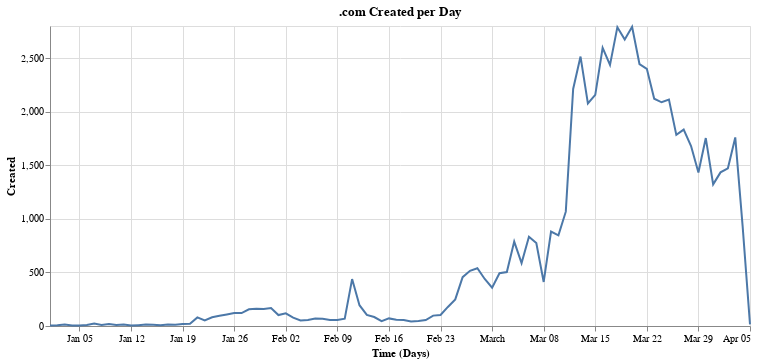

Write notebook code for a chart like this one.
### Markdown cell above
Just over half the doains are .com, which is managed by Verisign. Does the .com registration curve look similar to the overall trend?

### Code cell
com = df[df.tld == 'com'].groupby('created').count()
alt.Chart(com.reset_index(), width=700, title=".com Created per Day").mark_line().encode(
    alt.X("created:T", title="Time (Days)"),
    alt.Y('domain:Q', title="Created")
)

### Figure 1 — Vega-Lite specification as saved in the notebook (floating-point values rounded to 4 significant figures)
{"config": {"view": {"continuousWidth": 400, "continuousHeight": 300}}, "data": {"name": "data-45ce951ccb576854e7df3dc14eac8bb8"}, "mark": "line", "encoding": {"x": {"type": "temporal", "field": "created", "title": "Time (Days)"}, "y": {"type": "quantitative", "field": "domain", "title": "Created"}}, "title": ".com Created per Day", "width": 700, "$schema": "https://vega.github.io/schema/vega-lite/v4.8.1.json", "datasets": {"data-45ce951ccb576854e7df3dc14eac8bb8": [{"created": "2020-01-01T00:00:00", "domain": 4, "risk": 4, "tld": 4}, {"created": "2020-01-02T00:00:00", "domain": 7, "risk": 7, "tld": 7}, {"created": "2020-01-03T00:00:00", "domain": 15, "risk": 15, "tld": 15}, {"created": "2020-01-04T00:00:00", "domain": 5, "risk": 5, "tld": 5}, {"created": "2020-01-05T00:00:00", "domain": 5, "risk": 5, "tld": 5}, {"created": "2020-01-06T00:00:00", "domain": 9, "risk": 9, "tld": 9}, {"created": "2020-01-07T00:00:00", "domain": 23, "risk": 23, "tld": 23}, {"created": "2020-01-08T00:00:00", "domain": 10, "risk": 10, "tld": 10}, {"created": "2020-01-09T00:00:00", "domain": 19, "risk": 19, "tld": 19}, {"created": "2020-01-10T00:00:00", "domain": 9, "risk": 9, "tld": 9}, {"created": "2020-01-11T00:00:00", "domain": 14, "risk": 14, "tld": 14}, {"created": "2020-01-12T00:00:00", "domain": 4, "risk": 4, "tld": 4}, {"created": "2020-01-13T00:00:00", "domain": 8, "risk": 8, "tld": 8}, {"created": "2020-01-14T00:00:00", "domain": 13, "risk": 13, "tld": 13}, {"created": "2020-01-15T00:00:00", "domain": 11, "risk": 11, "tld": 11}, {"created": "2020-01-16T00:00:00", "domain": 6, "risk": 6, "tld": 6}, {"created": "2020-01-17T00:00:00", "domain": 14, "risk": 14, "tld": 14}, {"created": "2020-01-18T00:00:00", "domain": 11, "risk": 11, "tld": 11}, {"created": "2020-01-19T00:00:00", "domain": 18, "risk": 18, "tld": 18}, {"created": "2020-01-20T00:00:00", "domain": 20, "risk": 20, "tld": 20}, {"created": "2020-01-21T00:00:00", "domain": 80, "risk": 80, "tld": 80}, {"created": "2020-01-22T00:00:00", "domain": 52, "risk": 52, "tld": 52}, {"created": "2020-01-23T00:00:00", "domain": 82, "risk": 82, "tld": 82}, {"created": "2020-01-24T00:00:00", "domain": 95, "risk": 95, "tld": 95}, {"created": "2020-01-25T00:00:00", "domain": 108, "risk": 108, "tld": 108}, {"created": "2020-01-26T00:00:00", "domain": 121, "risk": 121, "tld": 121}, {"created": "2020-01-27T00:00:00", "domain": 121, "risk": 121, "tld": 121}, {"created": "2020-01-28T00:00:00", "domain": 156, "risk": 156, "tld": 156}, {"created": "2020-01-29T00:00:00", "domain": 161, "risk": 161, "tld": 161}, {"created": "2020-01-30T00:00:00", "domain": 158, "risk": 158, "tld": 158}, {"created": "2020-01-31T00:00:00", "domain": 167, "risk": 167, "tld": 167}, {"created": "2020-02-01T00:00:00", "domain": 102, "risk": 102, "tld": 102}, {"created": "2020-02-02T00:00:00", "domain": 118, "risk": 118, "tld": 118}, {"created": "2020-02-03T00:00:00", "domain": 78, "risk": 78, "tld": 78}, {"created": "2020-02-04T00:00:00", "domain": 52, "risk": 52, "tld": 52}, {"created": "2020-02-05T00:00:00", "domain": 56, "risk": 56, "tld": 56}, {"created": "2020-02-06T00:00:00", "domain": 69, "risk": 69, "tld": 69}, {"created": "2020-02-07T00:00:00", "domain": 68, "risk": 68, "tld": 68}, {"created": "2020-02-08T00:00:00", "domain": 55, "risk": 55, "tld": 55}, {"created": "2020-02-09T00:00:00", "domain": 55, "risk": 55, "tld": 55}, {"created": "2020-02-10T00:00:00", "domain": 68, "risk": 68, "tld": 68}, {"created": "2020-02-11T00:00:00", "domain": 438, "risk": 438, "tld": 438}, {"created": "2020-02-12T00:00:00", "domain": 194, "risk": 194, "tld": 194}, {"created": "2020-02-13T00:00:00", "domain": 104, "risk": 104, "tld": 104}, {"created": "2020-02-14T00:00:00", "domain": 84, "risk": 84, "tld": 84}, {"created": "2020-02-15T00:00:00", "domain": 46, "risk": 46, "tld": 46}, {"created": "2020-02-16T00:00:00", "domain": 71, "risk": 71, "tld": 71}, {"created": "2020-02-17T00:00:00", "domain": 59, "risk": 59, "tld": 59}, {"created": "2020-02-18T00:00:00", "domain": 56, "risk": 56, "tld": 56}, {"created": "2020-02-19T00:00:00", "domain": 42, "risk": 42, "tld": 42}, {"created": "2020-02-20T00:00:00", "domain": 47, "risk": 47, "tld": 47}, {"created": "2020-02-21T00:00:00", "domain": 55, "risk": 55, "tld": 55}, {"created": "2020-02-22T00:00:00", "domain": 97, "risk": 97, "tld": 97}, {"created": "2020-02-23T00:00:00", "domain": 103, "risk": 103, "tld": 103}, {"created": "2020-02-24T00:00:00", "domain": 178, "risk": 178, "tld": 178}, {"created": "2020-02-25T00:00:00", "domain": 248, "risk": 248, "tld": 248}, {"created": "2020-02-26T00:00:00", "domain": 456, "risk": 456, "tld": 456}, {"created": "2020-02-27T00:00:00", "domain": 515, "risk": 515, "tld": 515}, {"created": "2020-02-28T00:00:00", "domain": 539, "risk": 539, "tld": 539}, {"created": "2020-02-29T00:00:00", "domain": 439, "risk": 439, "tld": 439}, {"created": "2020-03-01T00:00:00", "domain": 358, "risk": 358, "tld": 358}, {"created": "2020-03-02T00:00:00", "domain": 493, "risk": 493, "tld": 493}, {"created": "2020-03-03T00:00:00", "domain": 503, "risk": 503, "tld": 503}, {"created": "2020-03-04T00:00:00", "domain": 788, "risk": 788, "tld": 788}, {"created": "2020-03-05T00:00:00", "domain": 587, "risk": 587, "tld": 587}, {"created": "2020-03-06T00:00:00", "domain": 833, "risk": 833, "tld": 833}, {"created": "2020-03-07T00:00:00", "domain": 774, "risk": 774, "tld": 774}, {"created": "2020-03-08T00:00:00", "domain": 411, "risk": 411, "tld": 411}, {"created": "2020-03-09T00:00:00", "domain": 881, "risk": 881, "tld": 881}, {"created": "2020-03-10T00:00:00", "domain": 846, "risk": 846, "tld": 846}, {"created": "2020-03-11T00:00:00", "domain": 1067, "risk": 1067, "tld": 1067}, {"created": "2020-03-12T00:00:00", "domain": 2212, "risk": 2212, "tld": 2212}, {"created": "2020-03-13T00:00:00", "domain": 2515, "risk": 2515, "tld": 2515}, {"created": "2020-03-14T00:00:00", "domain": 2078, "risk": 2078, "tld": 2078}, {"created": "2020-03-15T00:00:00", "domain": 2158, "risk": 2158, "tld": 2158}, {"created": "2020-03-16T00:00:00", "domain": 2596, "risk": 2596, "tld": 2596}, {"created": "2020-03-17T00:00:00", "domain": 2436, "risk": 2436, "tld": 2436}, {"created": "2020-03-18T00:00:00", "domain": 2789, "risk": 2789, "tld": 2789}, {"created": "2020-03-19T00:00:00", "domain": 2673, "risk": 2673, "tld": 2673}, {"created": "2020-03-20T00:00:00", "domain": 2792, "risk": 2792, "tld": 2792}, {"created": "2020-03-21T00:00:00", "domain": 2445, "risk": 2445, "tld": 2445}, {"created": "2020-03-22T00:00:00", "domain": 2400, "risk": 2400, "tld": 2400}, {"created": "2020-03-23T00:00:00", "domain": 2121, "risk": 2121, "tld": 2121}, {"created": "2020-03-24T00:00:00", "domain": 2088, "risk": 2088, "tld": 2088}, {"created": "2020-03-25T00:00:00", "domain": 2113, "risk": 2113, "tld": 2113}, {"created": "2020-03-26T00:00:00", "domain": 1784, "risk": 1784, "tld": 1784}, {"created": "2020-03-27T00:00:00", "domain": 1833, "risk": 1833, "tld": 1833}, {"created": "2020-03-28T00:00:00", "domain": 1680, "risk": 1680, "tld": 1680}, {"created": "2020-03-29T00:00:00", "domain": 1433, "risk": 1433, "tld": 1433}, {"created": "2020-03-30T00:00:00", "domain": 1754, "risk": 1754, "tld": 1754}, {"created": "2020-03-31T00:00:00", "domain": 1322, "risk": 1322, "tld": 1322}, {"created": "2020-04-01T00:00:00", "domain": 1434, "risk": 1434, "tld": 1434}, {"created": "2020-04-02T00:00:00", "domain": 1472, "risk": 1472, "tld": 1472}, {"created": "2020-04-03T00:00:00", "domain": 1760, "risk": 1760, "tld": 1760}, {"created": "2020-04-04T00:00:00", "domain": 932, "risk": 932, "tld": 932}, {"created": "2020-04-05T00:00:00", "domain": 15, "risk": 15, "tld": 15}]}}
